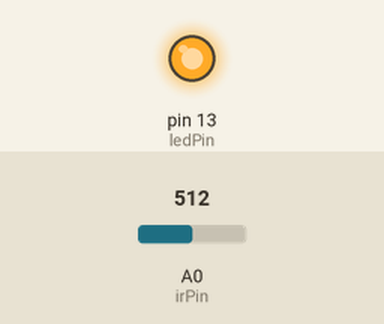
Recording of a sketch running on a simulated Arduino Uno, built with avr-gcc and run on an emulated ATmega328P. Parts: output pins drawn as LEDs (lit = HIGH). Inputs (shaded band) come from the test bench; at power-on: A0 (irPin) = 512. What the sketch prints to the serial monitor is not drawn.

Above: at 0.1 s.
Timing chart, 0 to 1.6 s (numbered marks = the images above):
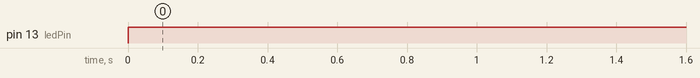

The sketch:

IR_demo.ino
```cpp
int irPin = 0;
int ledPin = 13;
int reading = 0;

void setup() {
  // put your setup code here, to run once:
  Serial.begin(9600);
  pinMode(ledPin, OUTPUT);

}

void loop() {
  // put your main code here, to run repeatedly:

  //turn on IR led
  digitalWrite(ledPin, 1);
  //read from analog input
  reading = analogRead(irPin);
  //print to serial monitor
  Serial.print(reading);
  Serial.print("\n");
  //add delay 100 ms
  delay(100);

}
```

Measured:
- by itself, pin 13 (ledPin): LOW → HIGH at 0.00 s
